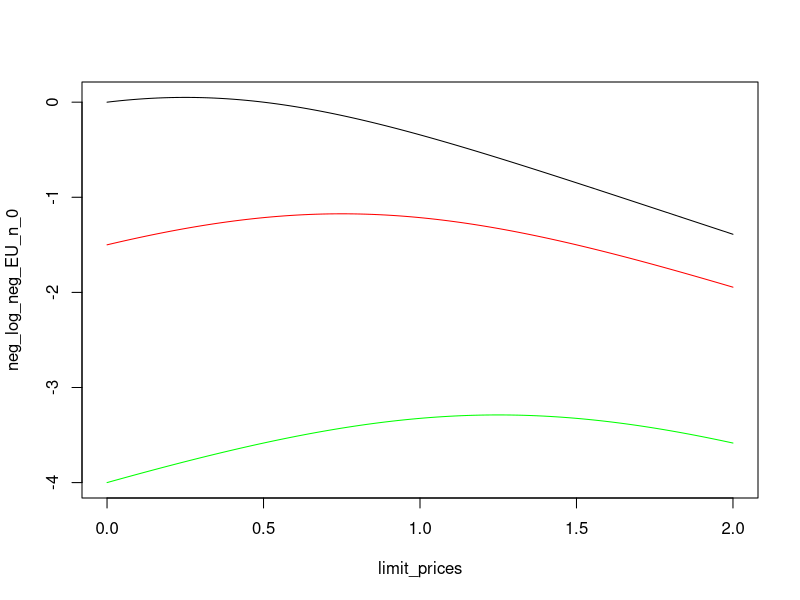

Source code (R):
# 
# Written by:
# -- 
# John L. Weatherwax                2009-04-21
# 
# email: wax@alum.mit.edu
# 
# Please send comments and especially bug reports to the
# above email address.
# 
#-----

limit_prices = seq( from=0, to=2, length.out=100 )

EU_of_n = function(n){ 
   EU = ( 1 - exp( - limit_prices ) ) * ( -exp( -(n+1-limit_prices) + 0.5 * (n+1)^2 ) ) + exp( -limit_prices ) * ( - exp( -n + 0.5 * n^2 ) )
   return(EU)
}

neg_log_neg_EU_n_0 = - log( -EU_of_n(0.) )
neg_log_neg_EU_n_m1 = - log( -EU_of_n(-1) )
neg_log_neg_EU_n_m2 = - log( -EU_of_n(-2) )

rng = range( c(neg_log_neg_EU_n_0, neg_log_neg_EU_n_m1, neg_log_neg_EU_n_m2 ) )

#postscript("../../WriteUp/Graphics/Chapter12/dup_fig_12_1.eps", onefile=FALSE, horizontal=FALSE)

plot( limit_prices, neg_log_neg_EU_n_0, ylim=rng, type="l", col="black" )
lines( limit_prices, neg_log_neg_EU_n_m1, col="red" )
lines( limit_prices, neg_log_neg_EU_n_m2, col="green" )

#dev.off()

limit_spot = which.max( neg_log_neg_EU_n_m1 )
optimal_limit_price = limit_prices[limit_spot]

print( sprintf("optimal price=%10.2f; prob_execution= %10.6f",optimal_limit_price, 1-exp(-optimal_limit_price)) )
